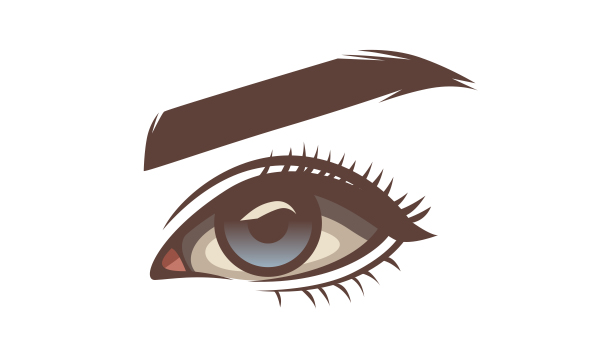
#> input picture ahban.jpg, 592 x 353 px
$ python Dilasi.py
#> lines starting #> are read from the running program, lines starting #| are printed output that depends on the picture; after the words box and inside, x2 and y2 are one past the last pixel; in counts of white or black regions, pixels touching at a corner belong together
import cv2
import numpy as np
from matplotlib import pyplot as plt

img = cv2.imread('ahban.jpg', 0)
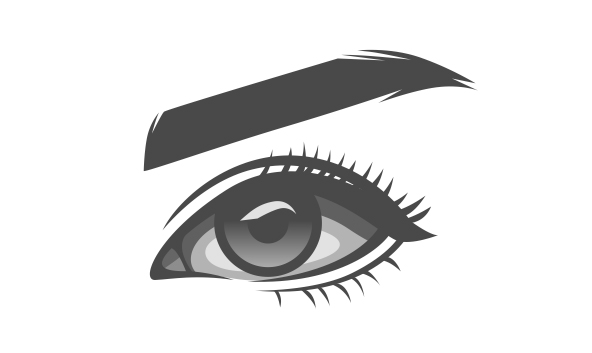
#> img: shape (353, 592); min 71, max 255, mean 224.4
ret, thresh = cv2.threshold(img, 127, 225, cv2.THRESH_BINARY)
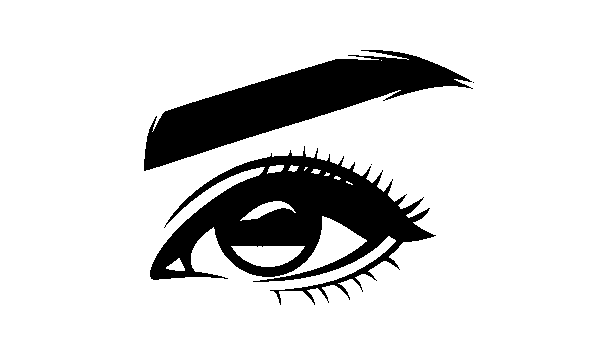
#> thresh: shape (353, 592); values 0 (black) and 225 (white), 84.2% white; 4 black regions (2 under 20 px), largest, box (x1, y1, x2, y2) and area: (150, 146, 436, 305) 18604, (144, 50, 473, 171) 14401
kernel = np.ones((5, 5), np.uint8)
dilasi = cv2.dilate(thresh, kernel, iterations=1)
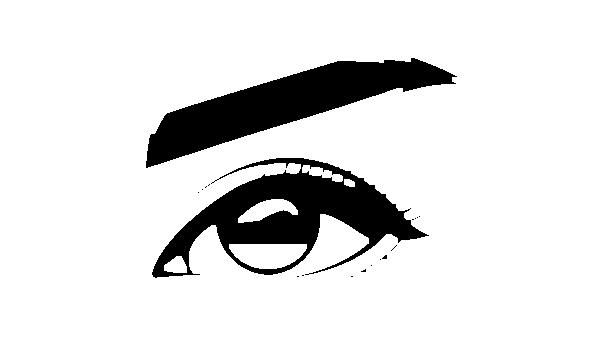
#> dilasi: shape (353, 592); values 0 (black) and 225 (white), 88% white; 18 black regions (16 under 20 px), largest, box (x1, y1, x2, y2) and area: (152, 158, 429, 278) 12712, (146, 58, 457, 168) 12253

plt.subplot(131), plt.imshow(img, cmap='gray')
plt.title('Citra Awal'), plt.xticks([]), plt.yticks([])
plt.subplot(132), plt.imshow(thresh, cmap='gray')
plt.title('Citra Biner'), plt.xticks([]), plt.yticks([])
plt.subplot(133), plt.imshow(dilasi, cmap='gray')
plt.title('Hasil Dilasi'), plt.xticks([]), plt.yticks([])
plt.show()
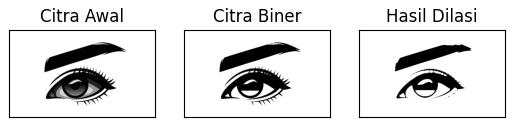
#> figure drawn by matplotlib, 3 panels
